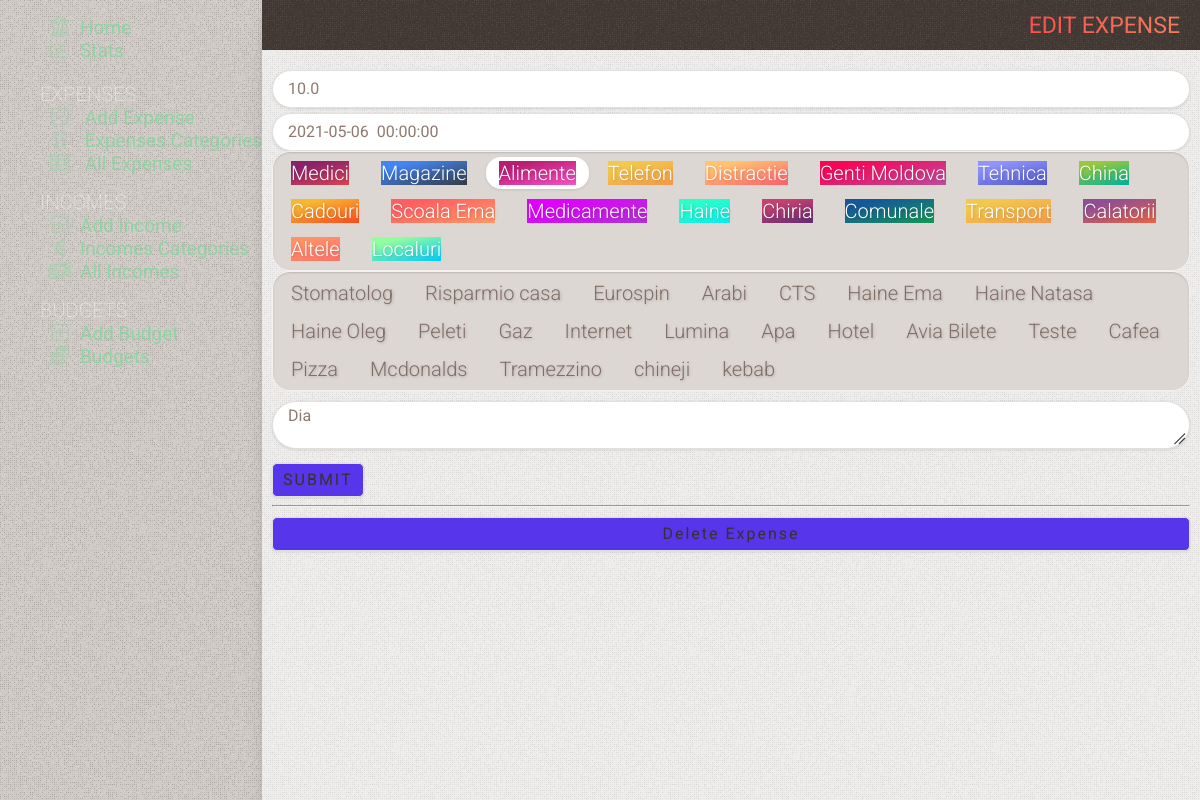
/21/edit, run on an earlier commit of the app's database.
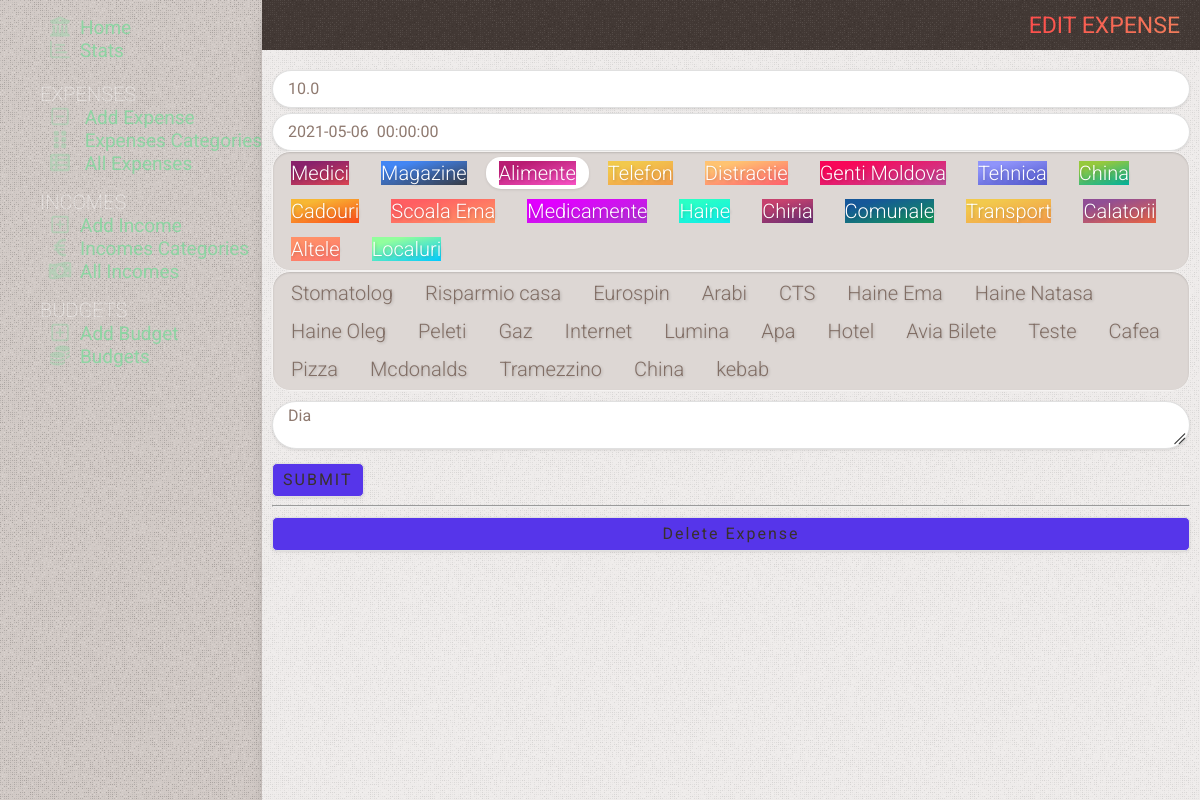
And on a later commit of the database.
### tables this page shows
CREATE TABLE subcategories
(
    id          INTEGER PRIMARY KEY AUTOINCREMENT,
    name        TEXT    NOT NULL,
    category_id INTEGER NOT NULL,
    state       TEXT DEFAULT false

);

### app.py (the view, shortened to what this page needs)
@app.route('/<int:id>/edit', methods=('GET', 'POST'))
def edit(id):
    expense = get_expenses(id)
    conn = get_db_connection()
    categories = conn.execute(
        "SELECT id, name, color as color, state FROM categories WHERE state is not 'true'").fetchall()
    subcategories = conn.execute('SELECT id, name FROM subcategories').fetchall()
    conn.close()
    return render_template('edit_expense.html', title='Edit Expense', gradient='text-gradient-red', expense=expense,
                           categories=categories,
                           subcategories=subcategories)

### app.py (called while the page is built)
def get_db_connection():
    conn = sqlite3.connect('static/database.db')
    conn.row_factory = sqlite3.Row
    return conn

def get_expenses(expense_id):
    conn = get_db_connection()
    expense = conn.execute('SELECT *, strftime("%d-%m-%Y %H:%M:%S", date) as date_s FROM expenses WHERE id = ?',
                           (expense_id,)).fetchone()
    conn.close()
    if expense is None:
        abort(404)
    return expense

### templates/edit_expense.html (shortened to what this page needs)
{% extends 'base.html' %} {% block content %}
	<div class="page_title {{ gradient }}" >
		<span >{% block title %} {{ title }} {% endblock %}</span >
	</div >
	<div class="content" >
		<form method="post" >
			<div class="flex" >
				<input type="number" autofocus name="sum" placeholder="Amount" class="form-control" step="0.01"
							 pattern="[0-9]+([\.,][0-9]+)?" value="{{ request.form['sum'] or expense['sum'] }}" />
			</div >
			<div class="form-group mt-5" >
				<input data-toggle="datepicker" type="text" name="date" placeholder="Date" class="form-control"
						 value="{{ request.form['date_s'] or expense['date'] }}" />
			</div >
			<div class="radio-group category-group" >
				{% for id, name, color, state in categories %}
					<label for="{{ name }}" ><span class="{{ color }}" >{{ name }}</span ></label >
				{% endfor %}
			</div >
			<div class="radio-group category-group" >
				{% for id, name in subcategories %}
					<label for="{{ name }}" >{{ name }}</label >
				{% endfor %}
			</div >
			<div class="form-group mt-10" >
    <textarea name="comment" placeholder="Comment" class="form-control" >
{{ request.form['comment'] or expense['comment'] }}</textarea >
			</div >
			<div class="form-group mt-10" >
				<button type="submit" class="send-button" >Submit</button >
			</div >
			<hr />
		</form >
		<form action="{{ url_for('delete', id=expense['id']) }}" method="POST" class="mt-10" >
			<input type="submit" value="Delete Expense" class="add-button"
						 onclick="return confirm('Are you sure you want to delete this post?')" />
		</form >
	</div >
{% endblock %}

What changed in the data, as far as the page shows it:
changed subcategories: name "chineji" → "China"
